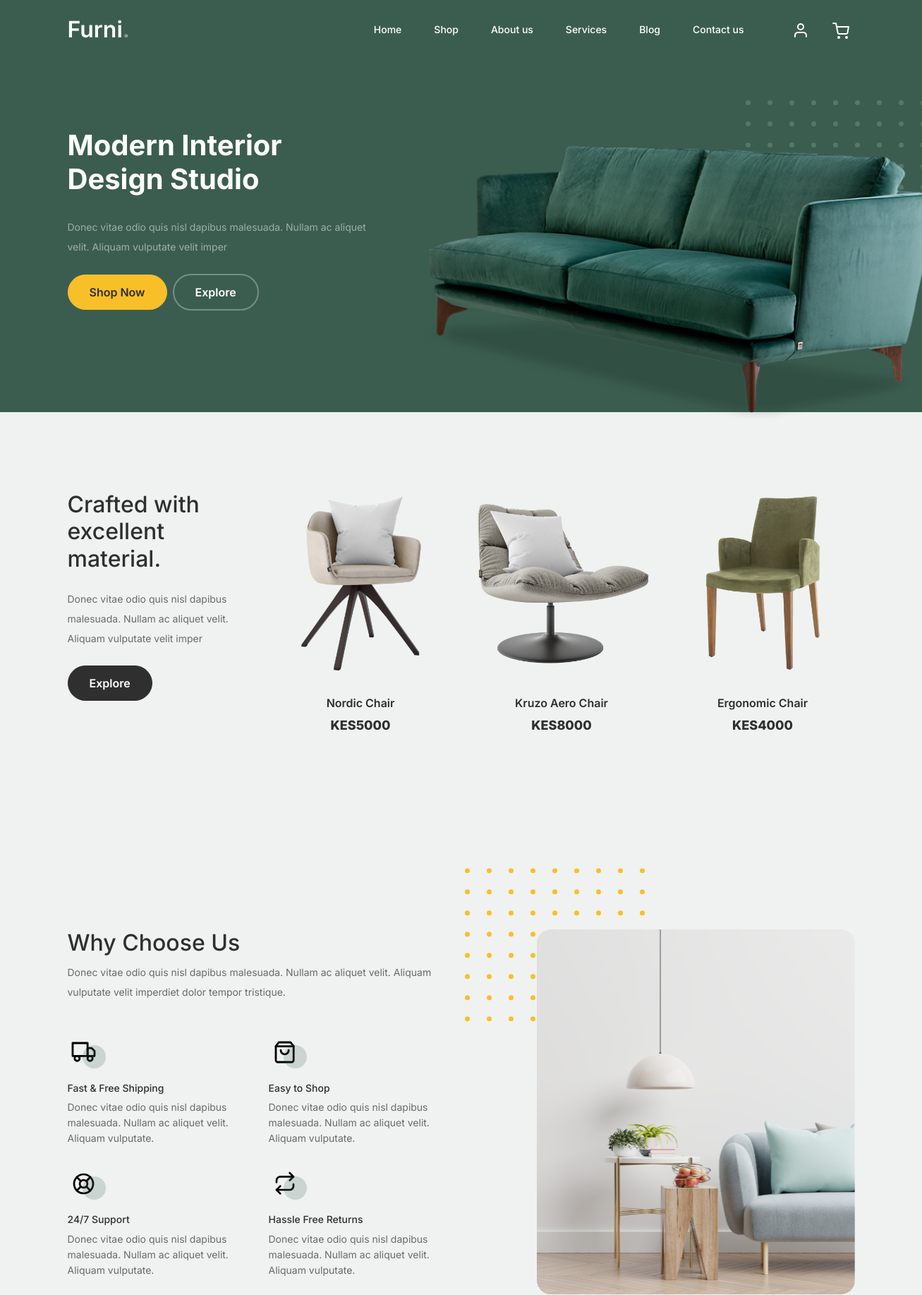
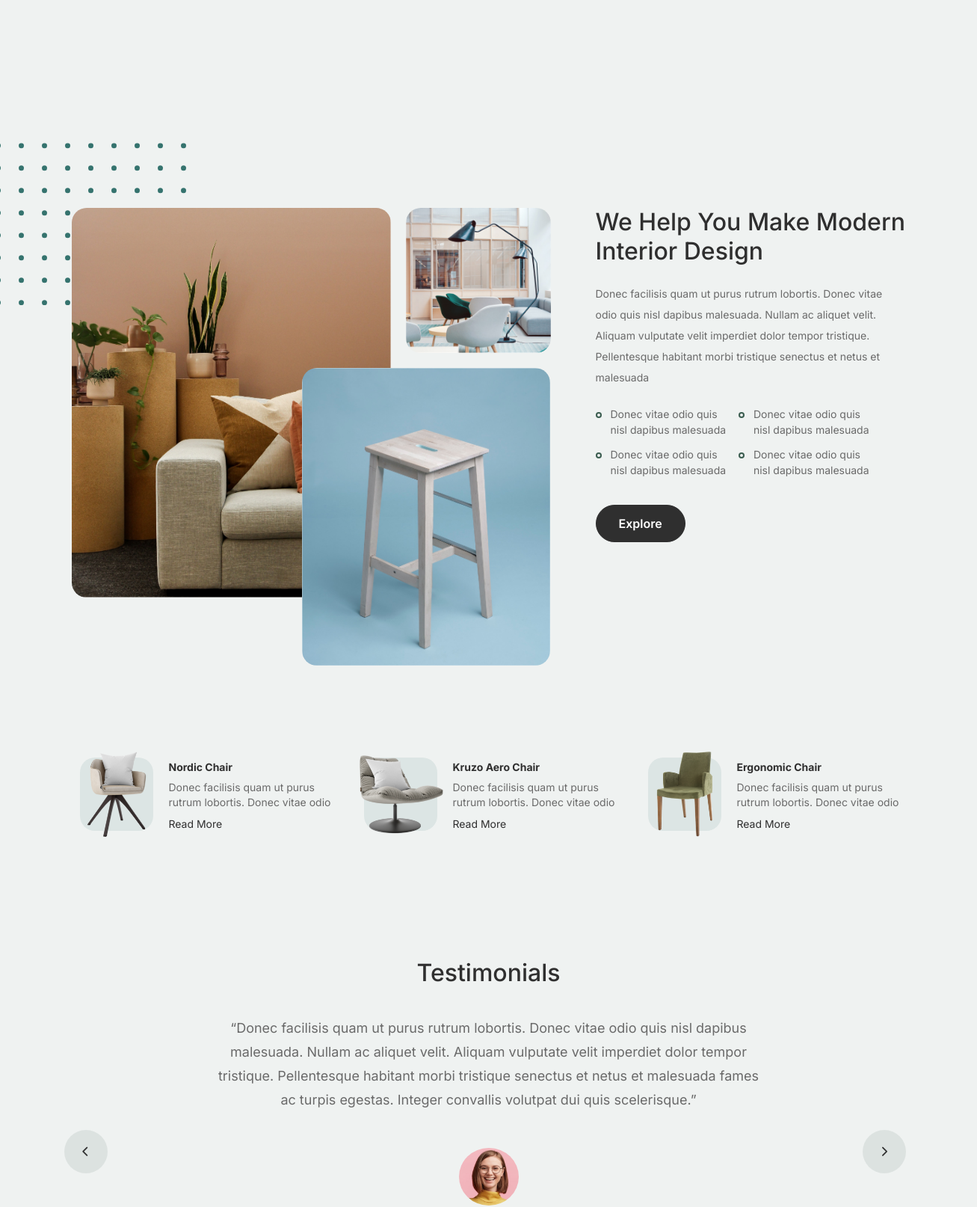
The page / (upper part) on the database its author committed (2 pictures, top to bottom).
### app/models.py (models this page shows, shortened)
class Hero(models.Model):
    text1 = models.CharField(max_length=100, blank=False)
    text2 = models.CharField(max_length=100, blank=False)
    text3 = models.CharField(max_length=100, blank=False)
    text4 = models.CharField(max_length=100, blank=False)
    text5 = models.CharField(max_length=100, blank=False)
    hero_image = models.ImageField(upload_to='images', default='profile.png')

class Home(models.Model):
    crafted = models.CharField(max_length=100, blank=False)
    crafted_des = models.CharField(max_length=100, blank=False)

class Shop(models.Model):
    title_shop = models.CharField(max_length=100, blank=False)
    shop_description = models.CharField(max_length=100, blank=False)
    shop_image1 = models.ImageField(upload_to='images', default='profile.png')
    image1name = models.CharField(max_length=100, blank=False)
    image1price = models.CharField(max_length=100, blank=False)
    shop_image2 = models.ImageField(upload_to='images', default='profile.png')
    image2name = models.CharField(max_length=100, blank=False)
    image2price = models.CharField(max_length=100, blank=False)
    shop_image3 = models.ImageField(upload_to='images', default='profile.png')
    image3name = models.CharField(max_length=100, blank=False)
    image3price = models.CharField(max_length=100, blank=False)

### app/views.py (the view)
# urls.py: path('', views.index, name='index'),
def index(request):
    hero = Hero.objects.first()  # Retrieve the first Hero object
    home = Home.objects.first()
    shop = Shop.objects.first()
    hero_data = {
        'text1': hero.text1,
        'text2': hero.text2,
        'text3': hero.text3,
        'text4': hero.text4,
        'text5': hero.text5,
        'couch': hero.hero_image.url,
        'crafted': home.crafted,
        'crafteddes': home.crafted_des,
        'chair1': shop.shop_image1.url,
        'chair1name': shop.image1name,
        'chair1price': shop.image1price,
        'chair2': shop.shop_image2.url,
        'chair2name': shop.image2name,
        'chair2price': shop.image2price,
        'chair3': shop.shop_image3.url,
        'chair3name': shop.image3name,
        'chair3price': shop.image3price,
    }
    return render(request, 'index.html', {'hero': hero_data})

### app/templates/index.html (shortened to what this page needs)
{% extends 'layout.html' %}
{% load static %}
{% block body %}
			<div class="hero">
				<div class="container">
					<div class="row justify-content-between">
						<div class="col-lg-5">
							<div class="intro-excerpt">
								<h1>{{ hero.text1 }} <span class="d-block">{{ hero.text2 }}</span></h1>
								<p class="mb-4">{{ hero.text3 }}</p>
								<p><a href="{% url 'app:shop' %}" class="btn btn-secondary me-2">{{ hero.text4 }}</a><a href="{% url 'app:index' %}" class="btn btn-white-outline">{{ hero.text5 }}</a></p>
							</div>
						</div>
						<div class="col-lg-7">
							<div class="hero-img-wrap">
								<img src="{{ hero.couch }}" alt="Hero Image">
							</div>
						</div>
					</div>
				</div>
			</div>
		<div class="product-section">
			<div class="container">
				<div class="row">
					<div class="col-md-12 col-lg-3 mb-5 mb-lg-0">
						<h2 class="mb-4 section-title">{{ hero.crafted }}</h2>
						<p class="mb-4"> {{ hero.crafteddes }} </p>
						<p><a href="{% url 'app:shop' %}" class="btn">{{ hero.text5 }}</a></p>
					</div>
					<div class="col-12 col-md-4 col-lg-3 mb-5 mb-md-0">
						<a class="product-item" href="cart.html">
                            <img src="{{ hero.chair1 }}" class="img-fluid product-thumbnail" alt="chair1">
							<h3 class="product-title">{{ hero.chair1name }}</h3>
							<strong class="product-price">{{ hero.chair1price }}</strong>
						</a>
					</div>
					<div class="col-12 col-md-4 col-lg-3 mb-5 mb-md-0">
						<a class="product-item" href="{% url 'app:cart' %}">
							<img src="{{ hero.chair2 }}" class="img-fluid product-thumbnail" alt="chair2">
							<h3 class="product-title">{{ hero.chair2name }}</h3>
							<strong class="product-price">{{ hero.chair2price }}</strong>
						</a>
					</div>
					<div class="col-12 col-md-4 col-lg-3 mb-5 mb-md-0">
						<a class="product-item" href="{% url 'app:cart' %}">
							<img src="{{ hero.chair3 }}" class="img-fluid product-thumbnail" alt="chair3">
							<h3 class="product-title">{{ hero.chair3name }}</h3>
							<strong class="product-price">{{ hero.chair3price }}</strong>
						</a>
					</div>
				</div>
			</div>
		</div>
		<div class="why-choose-section">
			<div class="container">
				<div class="row justify-content-between">
					<div class="col-lg-6">
						<h2 class="section-title">Why Choose Us</h2>
						<p>Donec vitae odio quis nisl dapibus malesuada. Nullam ac aliquet velit. Aliquam vulputate velit imperdiet dolor tempor tristique.</p>
						<div class="row my-5">
							<div class="col-6 col-md-6">
								<div class="feature">
									<div class="icon">
										<img src="{% static 'images/truck.svg' %}" alt="Image" class="imf-fluid">
									</div>
									<h3>Fast &amp; Free Shipping</h3>
									<p>Donec vitae odio quis nisl dapibus malesuada. Nullam ac aliquet velit. Aliquam vulputate.</p>
								</div>
							</div>
							<div class="col-6 col-md-6">
								<div class="feature">
									<div class="icon">
										<img src="{% static 'images/bag.svg' %}" alt="Image" class="imf-fluid">
									</div>
									<h3>Easy to Shop</h3>
									<p>Donec vitae odio quis nisl dapibus malesuada. Nullam ac aliquet velit. Aliquam vulputate.</p>
								</div>
							</div>
							<div class="col-6 col-md-6">
								<div class="feature">
									<div class="icon">
										<img src="{% static 'images/support.svg' %}" alt="Image" class="imf-fluid">
									</div>
									<h3>24/7 Support</h3>
									<p>Donec vitae odio quis nisl dapibus malesuada. Nullam ac aliquet velit. Aliquam vulputate.</p>
								</div>
							</div>
							<div class="col-6 col-md-6">
								<div class="feature">
									<div class="icon">
										<img src="{% static 'images/return.svg' %}" alt="Image" class="imf-fluid">
									</div>
									<h3>Hassle Free Returns</h3>
									<p>Donec vitae odio quis nisl dapibus malesuada. Nullam ac aliquet velit. Aliquam vulputate.</p>
								</div>
							</div>
						</div>
					</div>
					<div class="col-lg-5">
						<div class="img-wrap">
							<img src="{% static 'images/why-choose-us-img.jpg' %}" alt="Image" class="img-fluid">
						</div>
					</div>
				</div>
			</div>
		</div>
		<div class="we-help-section">
			<div class="container">
				<div class="row justify-content-between">
					<div class="col-lg-7 mb-5 mb-lg-0">
						<div class="imgs-grid">
							<div class="grid grid-1"><img src="{% static 'images/img-grid-1.jpg' %}" alt="Untree.co"></div>
							<div class="grid grid-2"><img src="{% static 'images/img-grid-2.jpg' %}" alt="Untree.co"></div>
							<div class="grid grid-3"><img src="{% static 'images/img-grid-3.jpg' %}" alt="Untree.co"></div>
						</div>
					</div>
					<div class="col-lg-5 ps-lg-5">
						<h2 class="section-title mb-4">We Help You Make Modern Interior Design</h2>
						<p>Donec facilisis quam ut purus rutrum lobortis. Donec vitae odio quis nisl dapibus malesuada. Nullam ac aliquet velit. Aliquam vulputate velit imperdiet dolor tempor tristique. Pellentesque habitant morbi tristique senectus et netus et malesuada</p>
						<ul class="list-unstyled custom-list my-4">
							<li>Donec vitae odio quis nisl dapibus malesuada</li>
							<li>Donec vitae odio quis nisl dapibus malesuada</li>
							<li>Donec vitae odio quis nisl dapibus malesuada</li>
							<li>Donec vitae odio quis nisl dapibus malesuada</li>
						</ul>
						<p><a herf="#" class="btn">Explore</a></p>
					</div>
				</div>
			</div>
		</div>
		<div class="popular-product">
			<div class="container">
				<div class="row">
					<div class="col-12 col-md-6 col-lg-4 mb-4 mb-lg-0">
						<div class="product-item-sm d-flex">
							<div class="thumbnail">
								<img src="{% static 'images/product-1.png' %}" alt="Image" class="img-fluid">
							</div>
							<div class="pt-3">
								<h3>Nordic Chair</h3>
								<p>Donec facilisis quam ut purus rutrum lobortis. Donec vitae odio </p>
								<p><a href="#">Read More</a></p>
							</div>
						</div>
					</div>
					<div class="col-12 col-md-6 col-lg-4 mb-4 mb-lg-0">
						<div class="product-item-sm d-flex">
							<div class="thumbnail">
								<img src="{% static 'images/product-2.png' %}" alt="Image" class="img-fluid">
							</div>
							<div class="pt-3">
								<h3>Kruzo Aero Chair</h3>
								<p>Donec facilisis quam ut purus rutrum lobortis. Donec vitae odio </p>
								<p><a href="#">Read More</a></p>
							</div>
						</div>
					</div>
					<div class="col-12 col-md-6 col-lg-4 mb-4 mb-lg-0">
						<div class="product-item-sm d-flex">
							<div class="thumbnail">
								<img src="{% static 'images/product-3.png' %}" alt="Image" class="img-fluid">
							</div>
							<div class="pt-3">
								<h3>Ergonomic Chair</h3>
								<p>Donec facilisis quam ut purus rutrum lobortis. Donec vitae odio </p>
								<p><a href="#">Read More</a></p>
							</div>
						</div>
					</div>
				</div>
			</div>
		</div>
		<div class="testimonial-section">
			<div class="container">
				<div class="row">
					<div class="col-lg-7 mx-auto text-center">
						<h2 class="section-title">Testimonials</h2>
					</div>
				</div>
				<div class="row justify-content-center">
					<div class="col-lg-12">
						<div class="testimonial-slider-wrap text-center">
							<div id="testimonial-nav">
								<span class="prev" data-controls="prev"><span class="fa fa-chevron-left"></span></span>
								<span class="next" data-controls="next"><span class="fa fa-chevron-right"></span></span>
							</div>
							<div class="testimonial-slider">
								<div class="item">
									<div class="row justify-content-center">
										<div class="col-lg-8 mx-auto">
											<div class="testimonial-block text-center">
												<blockquote class="mb-5">
													<p>&ldquo;Donec facilisis quam ut purus rutrum lobortis. Donec vitae odio quis nisl dapibus malesuada. Nullam ac aliquet velit. Aliquam vulputate velit imperdiet dolor tempor tristique. Pellentesque habitant morbi tristique senectus et netus et malesuada fames ac turpis egestas. Integer convallis volutpat dui quis scelerisque.&rdquo;</p>
												</blockquote>
												<div class="author-info">
													<div class="author-pic">
														<img src="{% static 'images/person-1.png' %}" alt="Maria Jones" class="img-fluid">
													</div>
												</div>
											</div>
										</div>
									</div>
								</div>
								<div class="item">
									<div class="row justify-content-center">
									</div>
								</div>
								<div class="item">
									<div class="row justify-content-center">
									</div>
								</div>
							</div>
						</div>
					</div>
				</div>
			</div>
		</div>
    {% endblock %}

### app/templates/layout.html (shortened to what this page needs)
{% load static  %}
<!doctype html>
<html lang="en">
<head>
		<link href="{% static "css/bootstrap.min.css" %}" rel="stylesheet">
		<link href="https://cdnjs.cloudflare.com/ajax/libs/font-awesome/6.0.0-beta3/css/all.min.css" rel="stylesheet">
		<link href="{% static 'css/tiny-slider.css' %}" rel="stylesheet">
		<link href="{% static 'css/style.css' %}" rel="stylesheet">
	</head>
<body>
		<nav class="custom-navbar navbar navbar navbar-expand-md navbar-dark bg-dark" arial-label="Furni navigation bar">
			<div class="container">
				<a class="navbar-brand" href="{% url 'app:index' %}">Furni<span>.</span></a>
				<div class="collapse navbar-collapse" id="navbarsFurni">
					<ul class="custom-navbar-nav navbar-nav ms-auto mb-2 mb-md-0">
						<li><a class="nav-link {% if nav == 'index' %} active-nav {% endif %}" href="{% url 'app:index' %}">Home</a></li>
						<li><a class="nav-link {% if nav == 'shop_data' %} active-nav {% endif %}" href="{% url 'app:shop' %}">Shop</a></li>
                        <li><a class="nav-link {% if nav == 'about' %} active-nav {% endif %}" href="{% url 'app:about' %}">About us</a></li>
                        <li><a class="nav-link {% if nav == 'services' %} active-nav {% endif %}" href="{% url 'app:services' %}">Services</a></li>
                        <li><a class="nav-link {% if nav == 'blog' %} active-nav {% endif %}" href="{% url 'app:blog' %}">Blog</a></li>
                        <li><a class="nav-link {% if nav == 'contact' %} active-nav {% endif %}" href="{% url 'app:contact' %}">Contact us</a></li>
					</ul>
					<ul class="custom-navbar-cta navbar-nav mb-2 mb-md-0 ms-5">
						<li><a class="nav-link" href="#"><img src="{% static 'images/user.svg' %}"></a></li>
						<li><a class="nav-link" href="{% url 'app:cart' %}"><img src="{% static 'images/cart.svg' %}"></a></li>
					</ul>
				</div>
			</div>
		</nav>
        {% block body %}
        {% endblock %}
</body>
</html>

### app/static/css/tiny-slider.css (style rules this page uses)
.tns-slider { -webkit-transition:all 0s;-moz-transition:all 0s;transition:all 0s }
.tns-slider>.tns-item { -webkit-box-sizing:border-box;-moz-box-sizing:border-box;box-sizing:border-box }
.tns-horizontal.tns-subpixel { white-space:nowrap }
.tns-horizontal.tns-subpixel>.tns-item { display:inline-block;vertical-align:top;white-space:normal }

### rows shown on the page
Hero: text1 "Modern Interior", text2 "Design Studio", text3 "Donec vitae odio quis nisl dapibus malesuada. Nullam ac aliquet velit. Aliquam vulputate velit imper", text4 "Shop Now", text5 "Explore"
Home: crafted "Crafted with excellent material.", crafteddes "Donec vitae odio quis nisl dapibus malesuada. Nullam ac aliquet velit. Aliquam vulputate velit imper"
Shop: chair1name "Nordic Chair", chair1price "KES5000", chair2name "Kruzo Aero Chair", chair2price "KES8000", chair3name "Ergonomic Chair", chair3price "KES4000"
